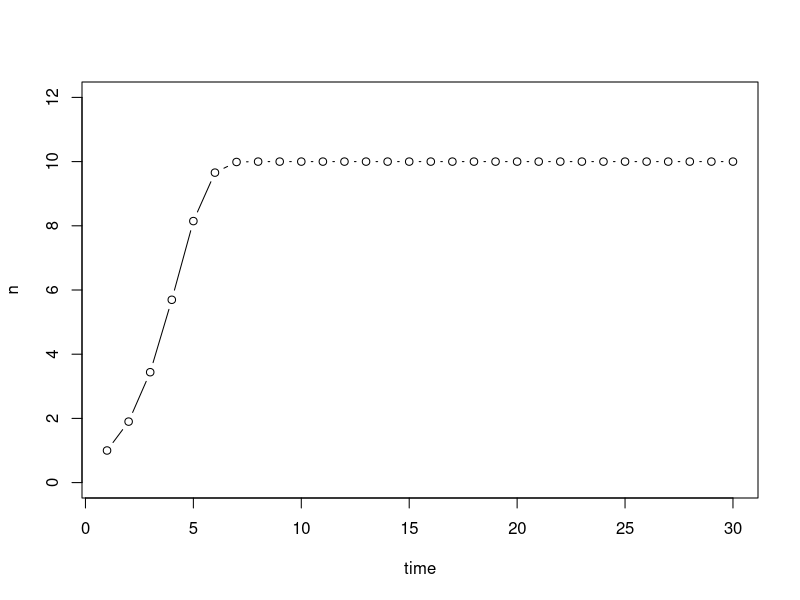
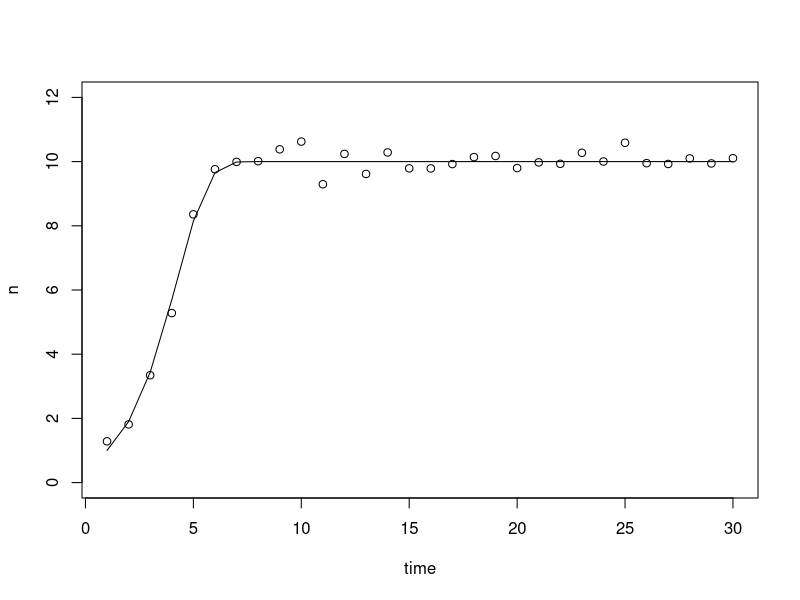
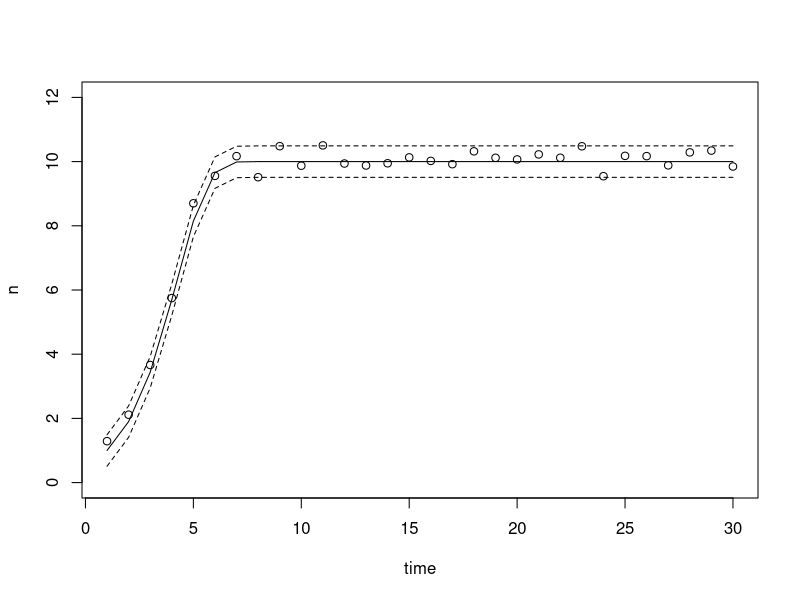
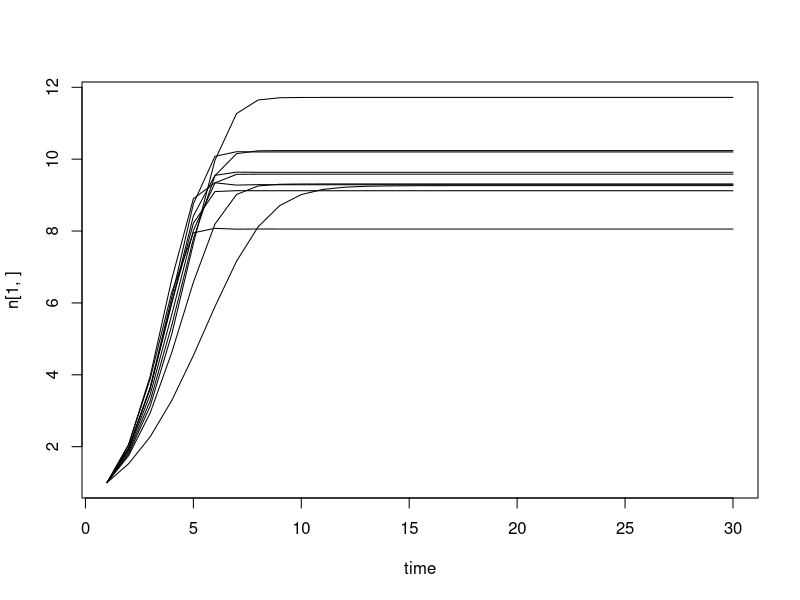
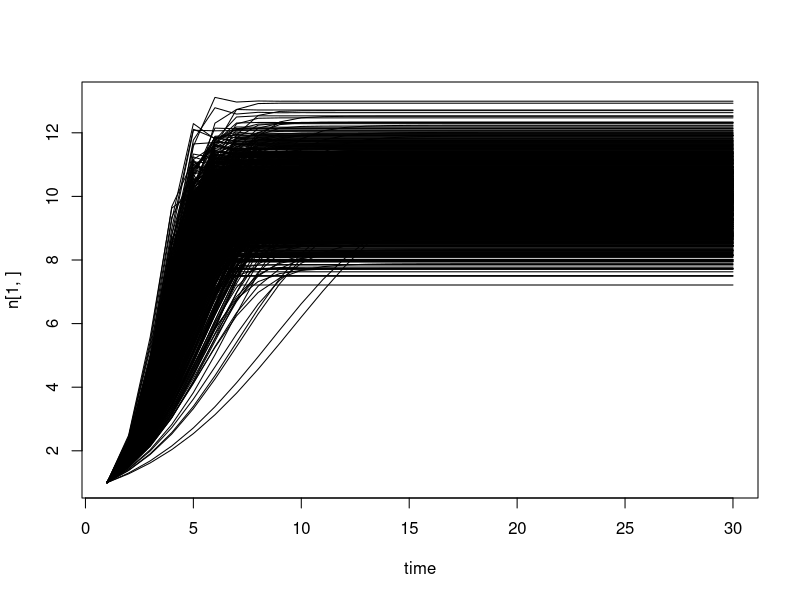
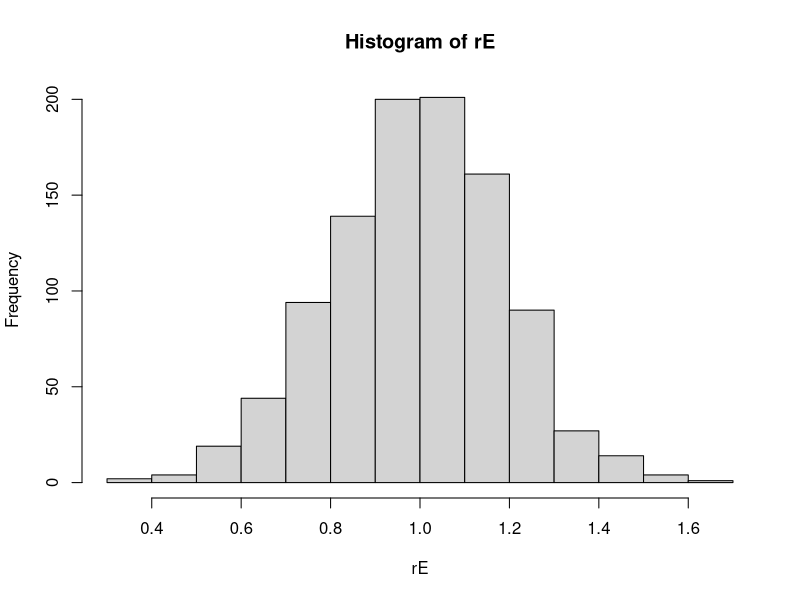
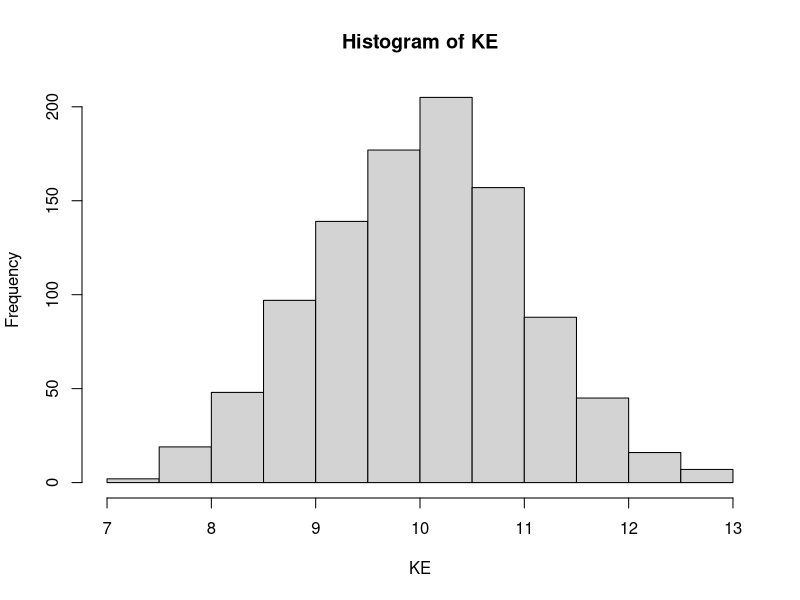
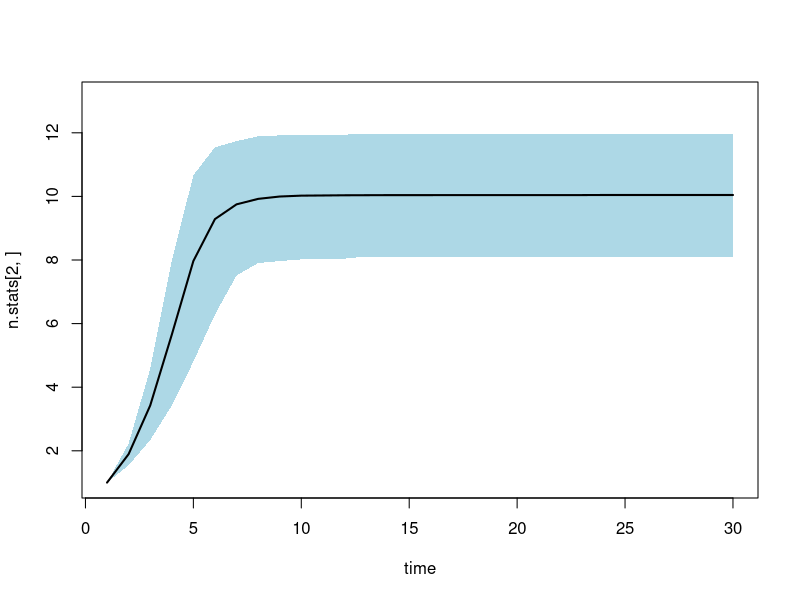

Generate these figures, in order, with R:
## ---- chunk 1
r = 1
K = 10
n0 = 1
NT = 30
time = 1:NT
## ---- chunk 2
n = rep(n0,NT)
for(t in 2:NT){
  n[t] = n[t-1] + r*n[t-1]*(1-n[t-1]/K)
}
## ---- chunk 3
plot(time,n,type='b',ylim=c(0,12))
## ---- chunk 4
sd.o = 0.25
plot(time,n,type='l',ylim=c(0,12))
points(time,n+rnorm(NT,0,sd.o))
## ---- chunk 5
plot(time,n,type='l',ylim=c(0,12))
points(time,n+rnorm(NT,0,sd.o))
lines(time,n+1.96*sd.o,lty=2)
lines(time,n-1.96*sd.o,lty=2)
## ---- chunk 6
r.sd = 0.2
K.sd = 1.0
NE = 10
## ---- chunk 7
n = matrix(n0,NE,NT)
rE = rnorm(NE,r,r.sd)
KE = rnorm(NE,K,K.sd)  ## modify later for covariance
for(i in 1:NE){
  for(t in 2:NT){
    n[i,t] = n[i,t-1] + rE[i]*n[i,t-1]*(1-n[i,t-1]/KE[i])
  }
}
## ---- chunk 8
yrng = range(n)
plot(time,n[1,],ylim=yrng,type='n')
for(i in 1:NE){
  lines(time,n[i,])
}
## ---- chunk 9
NE = 1000
n = matrix(n0,NE,NT)
rE = rnorm(NE,r,r.sd)
KE = rnorm(NE,K,K.sd)  ## modify later for covariance
for(i in 1:NE){
  for(t in 2:NT){
    n[i,t] = n[i,t-1] + rE[i]*n[i,t-1]*(1-n[i,t-1]/KE[i])
  }
}
yrng = range(n)
plot(time,n[1,],ylim=yrng,type='n')
for(i in 1:NE){
  lines(time,n[i,])
}
hist(rE)
hist(KE)
## ---- chunk 10
n.stats = apply(n,2,quantile,c(0.025,0.5,0.975))
plot(time,n.stats[2,],ylim=yrng,type='n')
polygon(cbind(c(time, rev(time), 1), c(n.stats[1, ], rev(n.stats[3, ]),
  n.stats[1, 1])), border = NA, col = 'lightblue')
lines(time,n.stats[2,],lwd=2)
## ---- chunk 11
n.stats = apply(n,2,quantile,c(0.025,0.25,0.5,0.75,0.975))
plot(time,n.stats[2,],ylim=yrng,type='n')
polygon(cbind(c(time, rev(time), 1), c(n.stats[1, ], rev(n.stats[5, ]),
  n.stats[1, 1])), border = NA, col = 'lightblue')
polygon(cbind(c(time, rev(time), 1), c(n.stats[2, ], rev(n.stats[4, ]),
  n.stats[2, 1])), border = NA, col = 'blue')
lines(time,n.stats[3,],lwd=4,col="purple")
## ---- chunk 12
K.sd = 0.01
n = matrix(n0,NE,NT)
rE = rnorm(NE,r,r.sd)
KE = rnorm(NE,K,K.sd)  ## modify later for covariance
for(i in 1:NE){
  for(t in 2:NT){
    n[i,t] = n[i,t-1] + rE[i]*n[i,t-1]*(1-n[i,t-1]/KE[i])
  }
}
yrng = range(n)
hist(rE)
hist(KE)
n.stats = apply(n,2,quantile,c(0.025,0.5,0.975))
plot(time,n.stats[2,],ylim=yrng,type='n')
polygon(cbind(c(time, rev(time), 1), c(n.stats[1, ], rev(n.stats[3, ]),
  n.stats[1, 1])), border = NA, col = 'lightblue')
lines(time,n.stats[2,],lwd=2)
## ---- chunk 13
n.sd = 0.25
n = rep(n0,NT)
for(t in 2:NT){
  n[t] = n[t-1] + r*n[t-1]*(1-n[t-1]/K) + rnorm(1,0,n.sd)
}
plot(time,n,type='l')
## ---- chunk 14
NE = 1000
n = matrix(n0,NE,NT)
for(i in 1:NE){
  for(t in 2:NT){
    n[i,t] = n[i,t-1] + r*n[i,t-1]*(1-n[i,t-1]/K) + rnorm(1,0,n.sd)
  }
}
yrng = range(n)
plot(time,n[1,],ylim=yrng,type='n')
for(i in 1:10){
  lines(time,n[i,])
}
n.stats = apply(n,2,quantile,c(0.025,0.5,0.975))
plot(time,n.stats[2,],ylim=yrng,type='n')
polygon(cbind(c(time, rev(time), 1), c(n.stats[1, ], rev(n.stats[3, ]),
  n.stats[1, 1])), border = NA, col = 'lightblue')
lines(time,n.stats[2,],lwd=2)
## ---- chunk 15
n0.sd = 0.6
n0s = rlnorm(NE,log(n0),n0.sd)
hist(n0s)
n = matrix(n0s,NE,NT)
for(i in 1:NE){
  for(t in 2:NT){
    n[i,t] = n[i,t-1] + r*n[i,t-1]*(1-n[i,t-1]/K)
  }
}
yrng = range(n)
plot(time,n[1,],ylim=yrng,type='n')
for(i in 1:10){
  lines(time,n[i,])
}
n.stats = apply(n,2,quantile,c(0.025,0.5,0.975))
plot(time,n.stats[2,],ylim=yrng,type='n')
polygon(cbind(c(time, rev(time), 1), c(n.stats[1, ], rev(n.stats[3, ]),
  n.stats[1, 1])), border = NA, col = 'lightblue')
lines(time,n.stats[2,],lwd=2)
## ---- chunk 16
r=2.8
n0=0.1
n = rep(n0,NT)
for(t in 2:NT){
  n[t] = n[t-1] + r*n[t-1]*(1-n[t-1]/K)
}
plot(time,n,type='l')
## ---- chunk 17
n0.sd = 0.3
n0s = rlnorm(NE,log(n0),n0.sd)
hist(n0s)
n = matrix(n0s,NE,NT)
for(i in 1:NE){
  for(t in 2:NT){
    n[i,t] = n[i,t-1] + r*n[i,t-1]*(1-n[i,t-1]/K)
  }
}
yrng = range(n)
plot(time,n[1,],ylim=yrng,type='n')
for(i in 1:10){
  lines(time,n[i,])
}
n.stats = apply(n,2,quantile,c(0.025,0.5,0.975))
plot(time,n.stats[2,],ylim=yrng,type='n')
polygon(cbind(c(time, rev(time), 1), c(n.stats[1, ], rev(n.stats[3, ]),
  n.stats[1, 1])), border = NA, col = 'lightblue')
lines(time,n.stats[2,],lwd=2)
hist(n[,NT])
## ---- chunk 18
n0=9
n0.sd = 0.01
n0s = rlnorm(NE,log(n0),n0.sd)
hist(n0s)
n = matrix(n0s,NE,NT)
for(i in 1:NE){
  for(t in 2:NT){
    n[i,t] = n[i,t-1] + r*n[i,t-1]*(1-n[i,t-1]/K)
  }
}
yrng = range(n)
#plot(time,n[1,],ylim=yrng,type='n')
#for(i in 1:10){
#  lines(time,n[i,])
#}
n.stats = apply(n,2,quantile,c(0.025,0.5,0.975))
plot(time,n.stats[2,],ylim=yrng,type='n')
polygon(cbind(c(time, rev(time), 1), c(n.stats[1, ], rev(n.stats[3, ]),
  n.stats[1, 1])), border = NA, col = 'lightblue')
lines(time,n.stats[2,],lwd=2)
## ---- chunk 19
n0=9
n0.sd = 0.05
n0s = rlnorm(NE,log(n0),n0.sd)
hist(n0s)
n = matrix(n0s,NE,NT)
for(i in 1:NE){
  for(t in 2:NT){
    n[i,t] = n[i,t-1] + r*n[i,t-1]*(1-n[i,t-1]/K)
  }
}
yrng = range(n)
#plot(time,n[1,],ylim=yrng,type='n')
#for(i in 1:10){
#  lines(time,n[i,])
#}
n2.stats = n.stats
n.stats = apply(n,2,quantile,c(0.025,0.5,0.975))
plot(time,n.stats[2,],ylim=yrng,type='n')
polygon(cbind(c(time, rev(time), 1), c(n.stats[1, ], rev(n.stats[3, ]),
  n.stats[1, 1])), border = NA, col = 'lightgreen')
polygon(cbind(c(time, rev(time), 1), c(n2.stats[1, ], rev(n2.stats[3, ]),
  n2.stats[1, 1])), border = NA, col = 'lightblue')
lines(time,n.stats[2,],lwd=3,col="green4")
lines(time,n2.stats[2,],lwd=2)
legend("bottomright",legend=c(0.05,0.01),lty=1,col=c("lightgreen","lightblue"),lwd=15,cex=1.5)
## ---- chunk 20
r=2.8
K=10
n0=9.01
sd.o = 0.25
n.true = rep(n0,NT)
for(t in 2:NT){
  n.true[t] = n.true[t-1] + r*n.true[t-1]*(1-n.true[t-1]/K)
}
n.obs = rnorm(NT,n.true,sd.o)
plot(time,n.true,type='l')
points(time,n.obs,pch=18)
legend("bottomright",legend=c("True","Obs"),lty=1:0,pch=c(NA,18),lwd=2)
## ---- chunk 21
n0.sd = 0.01
n0s = rlnorm(NE,log(n0),n0.sd)
ne = matrix(n0s,NE,NT)
for(i in 1:NE){
  for(t in 2:NT){
    n[i,t] = n[i,t-1] + r*n[i,t-1]*(1-n[i,t-1]/K)
  }
}
yrng = range(n)
n.stats = apply(n,2,quantile,c(0.025,0.5,0.975))

## initial ensemble
ens = matrix(NA,NT*2+1,NE)
ens[1,] = rlnorm(NE,log(n0),n0.sd)
Xae = Pae = 0
Xfe = mean(ens[1,])
Pfe = var(ens[1,])
for(i in 1:NT){
  
  ##Approximate forecast with Normal
  k = 2*(i-1)+1
  Xfe[i] = mean(ens[k,])
  Pfe[i] = var(ens[k,])
  
  ## analysis step: combine previous forecast with observed data
  H <- matrix(1,ncol=1)
  Kg <- Pfe[i] * t(H) %*% solve(H%*%Pfe[i]%*%t(H) + sd.o)
  Xae[i] <- Xfe[i] + Kg*(n.obs[i] - Xfe[i]) 
  Pae[i] <- (1-Kg %*% H)*Pfe[i]    
  
  ## generate new ensemble
  ens[k+1,] = rnorm(NE,Xae[i],sqrt(Pae[i]))
  
  ## Forecast step: predict to next step from current
  ens[k+2,] = ens[k+1,] + r*ens[k+1,]*(1-ens[k+1,]/K)

#  Xfe[i+1] = m*Xa[i] + beta[2]
#  Pfe[i+1] = q + m*Pa[i]*m
  
}
fx = ens[2*(1:NT)-1,]
fx.stats = apply(fx,1,quantile,c(0.025,0.5,0.975))
plot(time,fx.stats[2,],col="blue",ylim=yrng,type='n')
polygon(cbind(c(time, rev(time), 1), c(n.stats[1, ], rev(n.stats[3, ]),
  n.stats[1, 1])), border = NA, col = 'lightblue')
polygon(cbind(c(time, rev(time), 1), c(fx.stats[1, ], rev(fx.stats[3, ]),
  fx.stats[1, 1])), border = NA, col = 'lightgreen')
#lines(time,fx.stats[2,],lwd=4,col="green4")
#lines(time,n.stats[2,],lwd=2,col="blue4")
lines(time,n.true,type='l',lwd=2)
points(time,n.obs,pch=18,col=2)
legend("bottomright",legend=c("True","Obs","EnKF","Model"),lty=c(1,0,1,1),col=c(1,2,"lightgreen","lightblue"),lwd=c(1,NA,15,15),cex=1.25,pch=c(NA,18,NA,NA))
